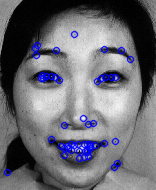
#> input picture fast_small.png, 156 x 190 px, found by its file name; its folder holds 4 pictures in this run
$ python load_and_resize.py   (Python 2 division)
#> lines starting #> are read from the running program, lines starting #| are printed output that depends on the picture
__author__ = 'chaomeng'
import cv2
import os
import csv
import io
import numpy as np

# [9 lines of commented-out code are left out]

def resizeImage(dir):
#> called with dir = 'jaffe'
    for root, dirs, files in os.walk(dir):
        for fm in files:
            if str(fm) == 'README':
                continue
            imgStr = str(root)+'\\'+str(fm)
            img = cv2.imread(imgStr)
#> img is the input picture: shape (190, 156, 3); mean B, G, R 115.5, 107, 107
            print imgStr
            smallImg = img[50:245, 56:200]
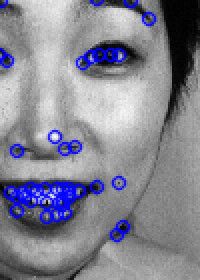
#> smallImg: shape (140, 100, 3) (shown 2 times larger); mean B, G, R 145.9, 132.6, 132.6
            output = 'resize\\' + str(fm)
            cv2.imwrite(output, smallImg)

def gather_expression(line, file, expression):
    part = line.split('.')
    if expression in part[1]:
        file.write(line.replace("jaffe", "resize"))

def gather_image_index(line, file, index):
    part = line.split('.')
    if str(index) in part[1]:
        #trainImage.append(img)
        file.write(line.replace("jaffe", "resize"))
    #else:
        #testImage.append(img)

# resize images
resizeImage('jaffe')

# create image list file
trainImage = []
testImage = []
#> (the run stopped early here; a loop or call above may not have finished)

$ run again, on sift_test3.jpg
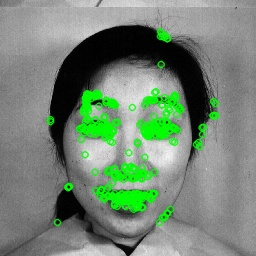
#> input picture sift_test3.jpg, 256 x 256 px, found by its file name
#> in resizeImage, img is the input picture: shape (256, 256, 3); mean B, G, R 116.2, 134.1, 116.2
#> in resizeImage, `smallImg = img[50:245, 56:200]`:
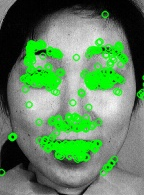
#> smallImg: shape (195, 144, 3); mean B, G, R 94.4, 133.2, 94.4
